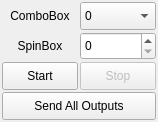
<?xml version="1.0" encoding="UTF-8"?>
<ui version="4.0">
 <class>TemplateEmbeddedWidget</class>
 <widget class="QWidget" name="TemplateEmbeddedWidget">
  <property name="geometry">
   <rect>
    <x>0</x>
    <y>0</y>
    <width>158</width>
    <height>122</height>
   </rect>
  </property>
  <property name="windowTitle">
   <string>Form</string>
  </property>
  <layout class="QGridLayout" name="gridLayout">
   <property name="sizeConstraint">
    <enum>QLayout::SizeConstraint::SetNoConstraint</enum>
   </property>
   <property name="leftMargin">
    <number>2</number>
   </property>
   <property name="topMargin">
    <number>2</number>
   </property>
   <property name="rightMargin">
    <number>2</number>
   </property>
   <property name="bottomMargin">
    <number>2</number>
   </property>
   <property name="spacing">
    <number>2</number>
   </property>
   <item row="2" column="0">
    <widget class="QPushButton" name="mpStartButton">
     <property name="sizePolicy">
      <sizepolicy hsizetype="Preferred" vsizetype="Preferred">
       <horstretch>0</horstretch>
       <verstretch>0</verstretch>
      </sizepolicy>
     </property>
     <property name="text">
      <string>Start</string>
     </property>
    </widget>
   </item>
   <item row="3" column="0" colspan="2">
    <widget class="QPushButton" name="mpSendButton">
     <property name="sizePolicy">
      <sizepolicy hsizetype="Preferred" vsizetype="Preferred">
       <horstretch>0</horstretch>
       <verstretch>0</verstretch>
      </sizepolicy>
     </property>
     <property name="text">
      <string>Send All Outputs</string>
     </property>
    </widget>
   </item>
   <item row="2" column="1">
    <widget class="QPushButton" name="mpStopButton">
     <property name="enabled">
      <bool>false</bool>
     </property>
     <property name="sizePolicy">
      <sizepolicy hsizetype="Preferred" vsizetype="Preferred">
       <horstretch>0</horstretch>
       <verstretch>0</verstretch>
      </sizepolicy>
     </property>
     <property name="text">
      <string>Stop</string>
     </property>
    </widget>
   </item>
   <item row="1" column="0">
    <widget class="QLabel" name="label_2">
     <property name="text">
      <string>SpinBox</string>
     </property>
     <property name="alignment">
      <set>Qt::AlignmentFlag::AlignCenter</set>
     </property>
    </widget>
   </item>
   <item row="1" column="1">
    <widget class="QSpinBox" name="mpSpinBox">
     <property name="sizePolicy">
      <sizepolicy hsizetype="Preferred" vsizetype="Preferred">
       <horstretch>0</horstretch>
       <verstretch>0</verstretch>
      </sizepolicy>
     </property>
     <property name="maximum">
      <number>7</number>
     </property>
    </widget>
   </item>
   <item row="0" column="0">
    <widget class="QLabel" name="mpDisplayText">
     <property name="text">
      <string>ComboBox</string>
     </property>
     <property name="alignment">
      <set>Qt::AlignmentFlag::AlignCenter</set>
     </property>
    </widget>
   </item>
   <item row="0" column="1">
    <widget class="QComboBox" name="mpComboBox">
     <property name="sizePolicy">
      <sizepolicy hsizetype="Preferred" vsizetype="Preferred">
       <horstretch>0</horstretch>
       <verstretch>0</verstretch>
      </sizepolicy>
     </property>
     <item>
      <property name="text">
       <string>0</string>
      </property>
     </item>
     <item>
      <property name="text">
       <string>1</string>
      </property>
     </item>
     <item>
      <property name="text">
       <string>2</string>
      </property>
     </item>
     <item>
      <property name="text">
       <string>3</string>
      </property>
     </item>
     <item>
      <property name="text">
       <string>4</string>
      </property>
     </item>
    </widget>
   </item>
  </layout>
 </widget>
 <resources/>
 <connections/>
</ui>
